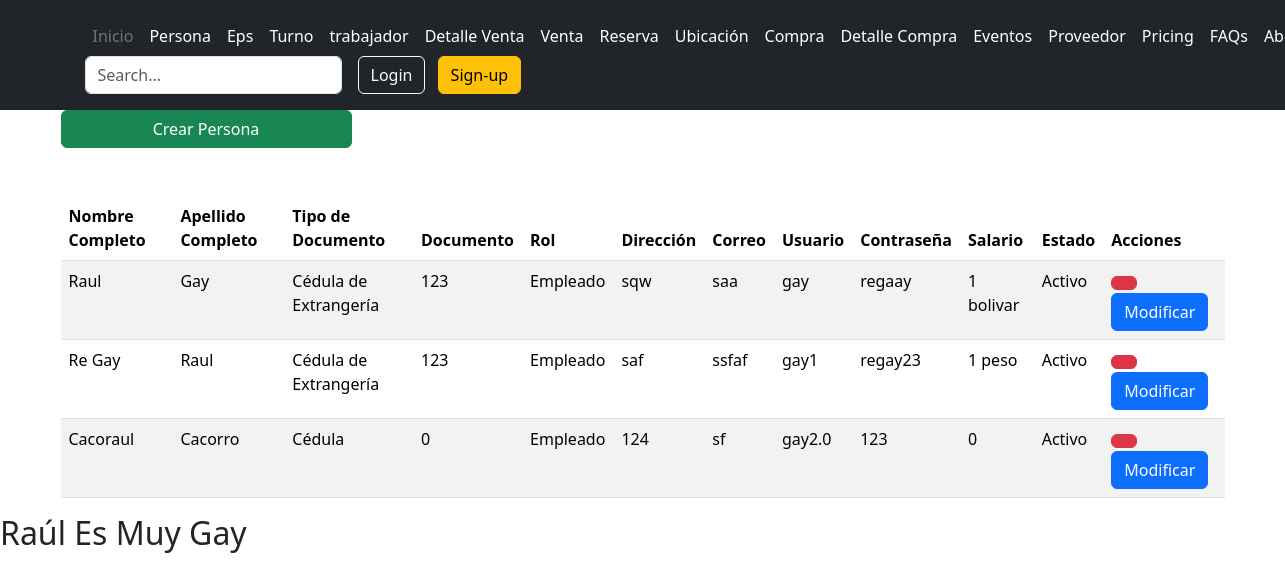
The app's page /usuarios/persona/ with its own data.
### usuario/models.py (models this page shows, shortened)
class Persona(models.Model):
    nombre= models.CharField(max_length=45,verbose_name="Nombres Completo:")
    apellido= models.CharField(max_length=45,verbose_name="Apellidos Completos:")
    class TipoDocumento(models.TextChoices):
        CEDULA='CC',_("Cédula")
        CEDULA_EXTRANJERIA='CE',_("Cédula de Extrangería")
    tipo_documento=models.CharField(max_length=2,choices=TipoDocumento.choices,verbose_name="Tipo de Documento:")
    documento=models.PositiveIntegerField(verbose_name="Documento:")
    class Rol(models.TextChoices):
        INSTRUCTOR='E',_("Empleado")
        APRENDIZ='A',_("Administrador")
    rol=models.CharField(max_length=1,choices=Rol.choices,verbose_name="Rol:")
    direccion=models.CharField(max_length=45,verbose_name="Dirección:")
    correo=models.CharField(max_length=45,verbose_name="Correo electronico:")
    usuario=models.CharField(max_length=45,verbose_name="Usuario:")
    contrasena=models.CharField(max_length=45,verbose_name="Contraseña:")
    salario=models.CharField(max_length=45,verbose_name="Salario:")
    class Estado(models.TextChoices):
        ACTIVO='1',_("Activo")
        INACTIVO='0',_("Inactivo")
    estado=models.CharField(max_length=1,choices=Estado.choices,default=Estado.ACTIVO,verbose_name="Estado")
    class Meta:
        verbose_name_plural = "Personas"

### usuario/views.py (the view)
# urls.py: path('persona/', persona_listar, name="persona" ),
def persona_listar(request):
    titulo="Persona"
    modulo="Usuarios"
    persona= Persona.objects.all()
    context={
        "titulo":titulo,
        "modulo":modulo,
        "personas":persona
    }
    return render(request,"usuarios/persona/listar.html", context)

### base/templates/usuarios/persona/listar.html (shortened to what this page needs)
{% extends 'partials/body.html' %}
{% load bootstrap_icons %}
{% block contenido %}
<a href="{% url 'persona-crear' %}" class="btn btn-success w-25"
  >Crear {{titulo}}</a
>
<table class="table table-striped table-hover">
  <thead>
    <tr>
      <th>Nombre Completo</th>
      <th>Apellido Completo</th>
      <th>Tipo de Documento</th>
      <th>Documento</th>
      <th>Rol</th>
      <th>Dirección</th>
      <th>Correo</th>
      <th>Usuario</th>
      <th>Contraseña</th>
      <th>Salario</th>
      <th>Estado</th>
      <th>Acciones</th>
    </tr>
  </thead>
  <tbody>
    {% for persona in personas %} {% if persona.estado != "0" %}
    <tr>
      <td>{{persona.nombre}}</td>
      <td>{{persona.apellido}}</td>
      <td>{{persona.get_tipo_documento_display}}</td>
      <td>{{persona.documento}}</td>
      <td>{{persona.get_rol_display}}</td>
      <td>{{persona.direccion}}</td>
      <td>{{persona.correo}}</td>
      <td>{{persona.usuario}}</td>
      <td>{{persona.contrasena}}</td>
      <td>{{persona.salario}}</td>
      <td>{{persona.get_estado_display}}</td>
      <td>
        <button  type="button" data-cafe-bar="{{persona.id}}" class="btnEliminar btn btn-danger"
                    data-bs-toggle="modal" data-bs-target="#modalConf">
                </button>
        <a
          class="btn btn-primary"
          href="{% url 'persona-modificar' persona.id %}"
          >Modificar</a
        >
      </td>
    </tr>
    {% endif %} {% endfor %}
  </tbody>
</table>
{% endblock contenido %}

### records on screen
Persona: nombre "Raul", apellido "Gay", tipo_documento "Cédula de Extrangería", documento "123", rol "Empleado", direccion "sqw", correo "saa", usuario "gay", contrasena "regaay", salario "1 bolivar", estado "Activo"
Persona: nombre "Re Gay", apellido "Raul", tipo_documento "Cédula de Extrangería", documento "123", rol "Empleado", direccion "saf", correo "ssfaf", usuario "gay1", contrasena "regay23", salario "1 peso", estado "Activo"
Persona: nombre "Cacoraul", apellido "Cacorro", tipo_documento "Cédula", documento "0", rol "Empleado", direccion "124", correo "sf", usuario "gay2.0", contrasena "123", salario "0", estado "Activo"

### other values on screen
{{ titulo }} "Persona"
